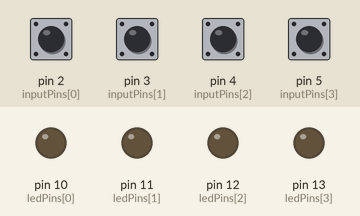
Simulated run of this sketch. Board: Arduino Uno, built with avr-gcc and run on an emulated ATmega328P. Parts: output pins drawn as LEDs (lit = HIGH). The test bench sets the inputs (shaded band); at power-on: pin 2 (inputPins[0]), pin 3 (inputPins[1]), pin 4 (inputPins[2]), pin 5 (inputPins[3]) HIGH.

Above: at 1.2 s.
1.3 s: pin 2 (inputPins[0]) pulled LOW for 0.15 s
At 1.37 s:
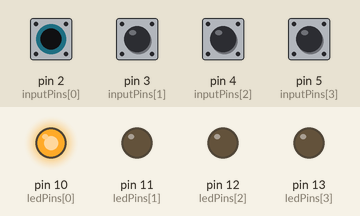
2.9 s: pin 3 (inputPins[1]) pulled LOW for 0.15 s
At 2.97 s:
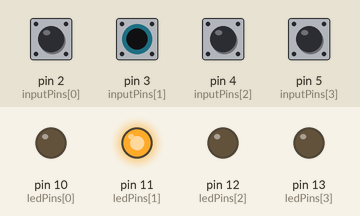
4.5 s: pin 4 (inputPins[2]) pulled LOW for 0.15 s
At 4.57 s:
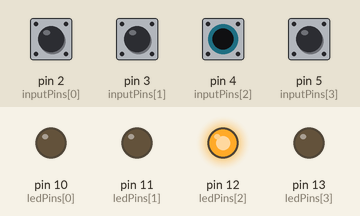
6.1 s: pin 5 (inputPins[3]) pulled LOW for 0.15 s
At 6.17 s:
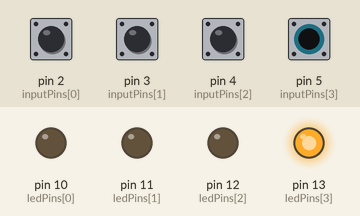
7.7 s: pin 2 (inputPins[0]) driven LOW and pin 3 (inputPins[1]) driven LOW
At 8.1 s:
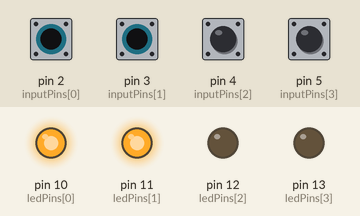
9.2 s: pin 4 (inputPins[2]) pulled LOW for 1 s
At 10.0 s:
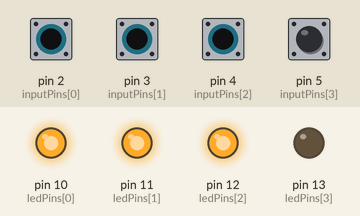
Timing chart, 0 to 12.2 s (numbered marks = the images above; inputs shaded):
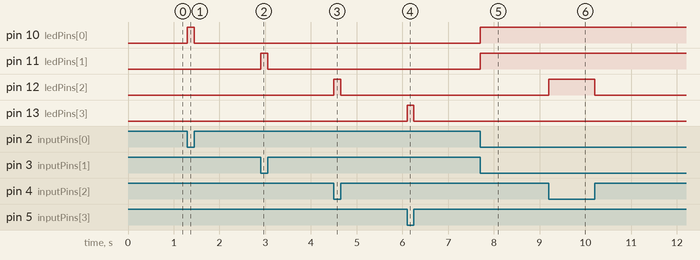

The sketch:

cpp02_array.ino
```cpp
int inputPins[] = {2, 3, 4, 5};
int ledPins[] = {10, 11, 12, 13};

void setup()
{
    for (int i = 0; i < 4; i++)
    {
        pinMode(inputPins[i], INPUT);
        pinMode(ledPins[i], OUTPUT);
        digitalWrite(inputPins[i], true);
    }
}

void loop()
{
    for (int i = 0; i < 4; i++)
    {
        int val = digitalRead(inputPins[i]);
        if (val == LOW)
        {
            digitalWrite(ledPins[i], true);
        } else
        {
            digitalWrite(ledPins[i], false);
        }
    }
}
```

Measured:
- after the input at 1.3 s, pin 10 (ledPins[0]): LOW → HIGH at once, → LOW 0.15 s later
- after the input at 2.9 s, pin 11 (ledPins[1]): LOW → HIGH at once, → LOW 0.15 s later
- after the input at 4.5 s, pin 12 (ledPins[2]): LOW → HIGH at once, → LOW 0.15 s later
- after the input at 6.1 s, pin 13 (ledPins[3]): LOW → HIGH at once, → LOW 0.15 s later
- after the input at 7.7 s, pin 10 (ledPins[0]), pin 11 (ledPins[1]): LOW → HIGH at once
- after the input at 9.2 s, pin 12 (ledPins[2]): LOW → HIGH at once, → LOW 1.0 s later
